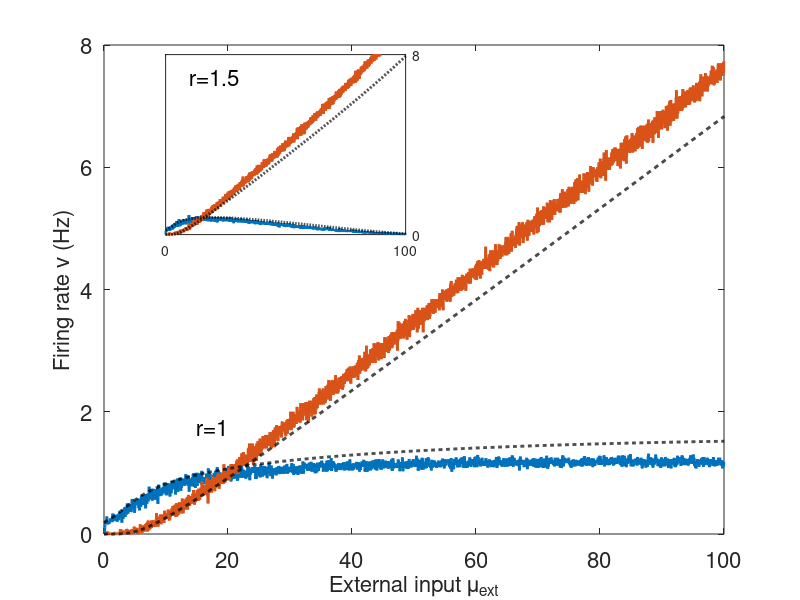

Write the MATLAB code that produced this figure.

load('Allen_Sim.mat')
load('Allen_SSN.mat')
figure
plot(AllenData(3:end,1)*2,movmean(AllenData(3:end,4),5),'LineWidth',2)
hold on
plot(AllenData(3:end,1)*2,movmean(AllenData(3:end,5),5),'LineWidth',2)

plot(Allen_SSN(3,:),Allen_SSN(1,:),'k--','LineWidth',2);
plot(Allen_SSN(3,:),Allen_SSN(2,:),'k--','LineWidth',2);

set(gca,'FontSize',16)
ylabel('Firing rate \nu (Hz)','FontSize',16)
xlabel('External input \mu_{ext}','FontSize',16)
axis([0 100 0 8])
text(15,1.75, 'r=1','FontSize',16)
%%
axes('YAxisLocation','right','Position',[.207 .609 .3 .3])
hold on

plot(Allenr150Data(3:end,1)*2,movmean(Allenr150Data(3:end,4),5),'LineWidth',2)
hold on
plot(Allenr150Data(3:end,1)*2,movmean(Allenr150Data(3:end,5),5),'LineWidth',2)

plot(Allen66_SSN(3,:),Allen66_SSN(1,:),'k--','LineWidth',2);
plot(Allen66_SSN(3,:),Allen66_SSN(2,:),'k--','LineWidth',2);

% an=annotation('textbox',[.209 .533 .32 .075],'String','\mu_{ext I} = 1.5 \mu_{ext E}','FontWeight','normal','EdgeColor','none');
% an.FontSize = 14;
text(10,7, 'r=1.5','FontSize',16)

axis([0 100 0 8])
xticks([0 100])
yticks([0 8])
set(gca,'FontSize',10)
box on